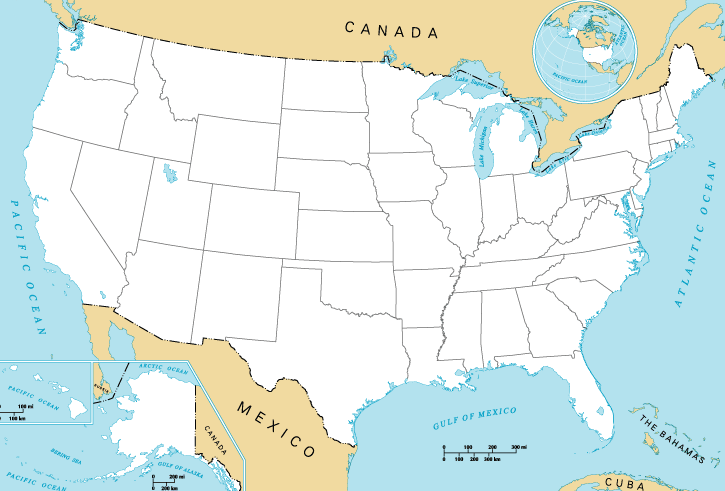
#> input picture Session_25_US_States_Games/blank_states_img.gif, 725 x 491 px
$ python main.py
#> lines starting #> are read from the running program, lines starting #| are printed output that depends on the picture
# This is a sample Python script.

from turtle import Turtle, Screen
import state as st
import numpy as np
import pandas
from PIL import Image
from game import Game

# Find the size of the background
map_array = np.array(Image.open("blank_states_img.gif"))
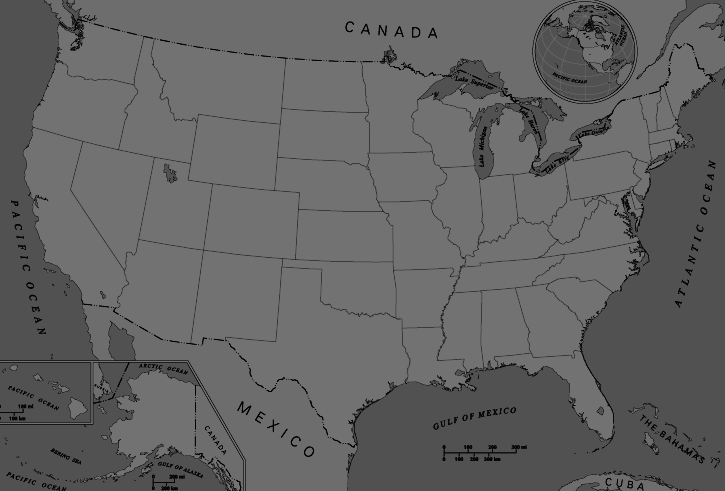
#> map_array: shape (491, 725); min 0, max 114, mean 99.1
width = map_array.shape[1]
#> width = 725
height = map_array.shape[0]
#> height = 491

#Create the screen
#> (the run stopped early here; a loop or call above may not have finished)
